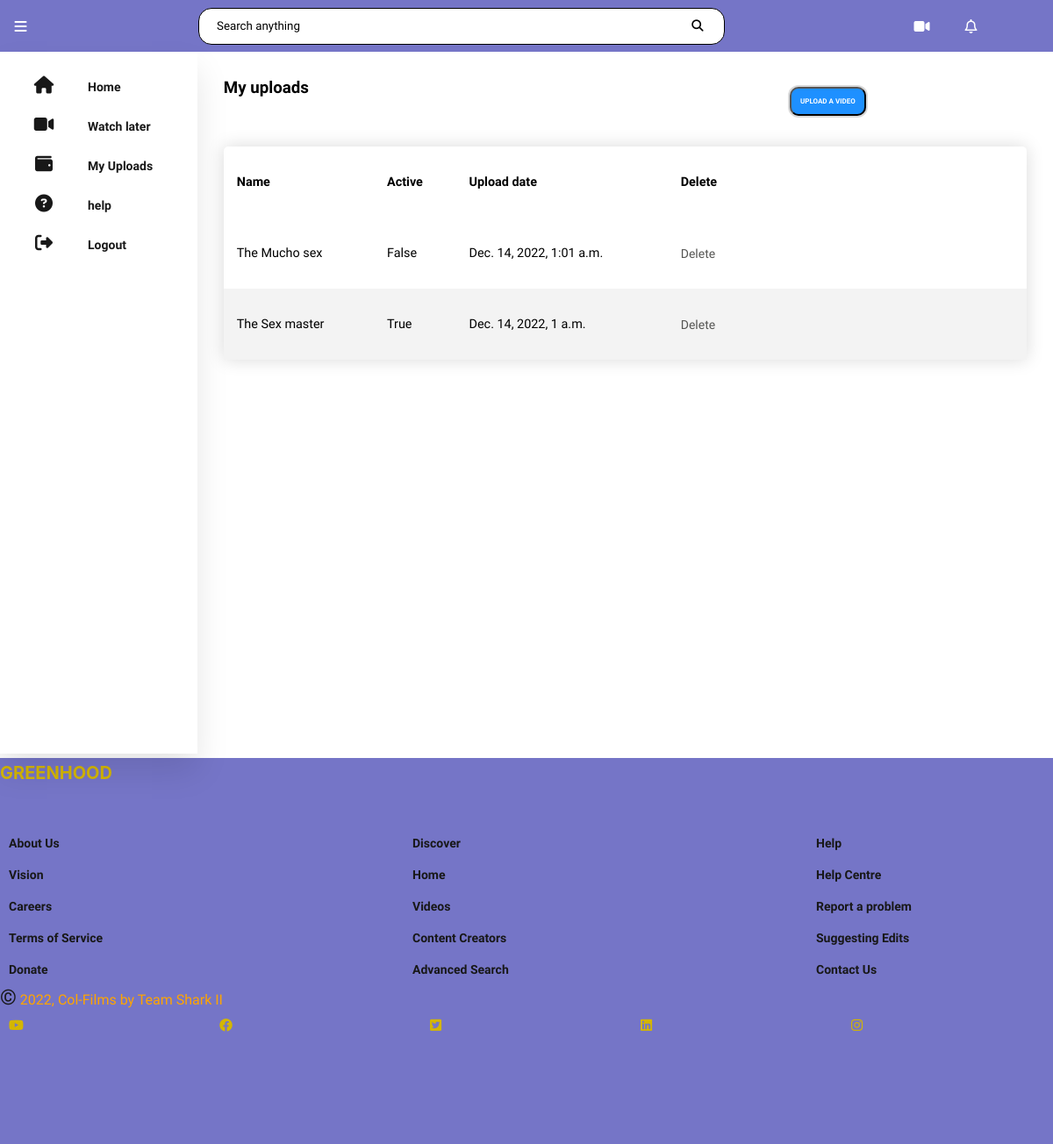
/myvideos (signed in), run on an earlier commit of the app's database.
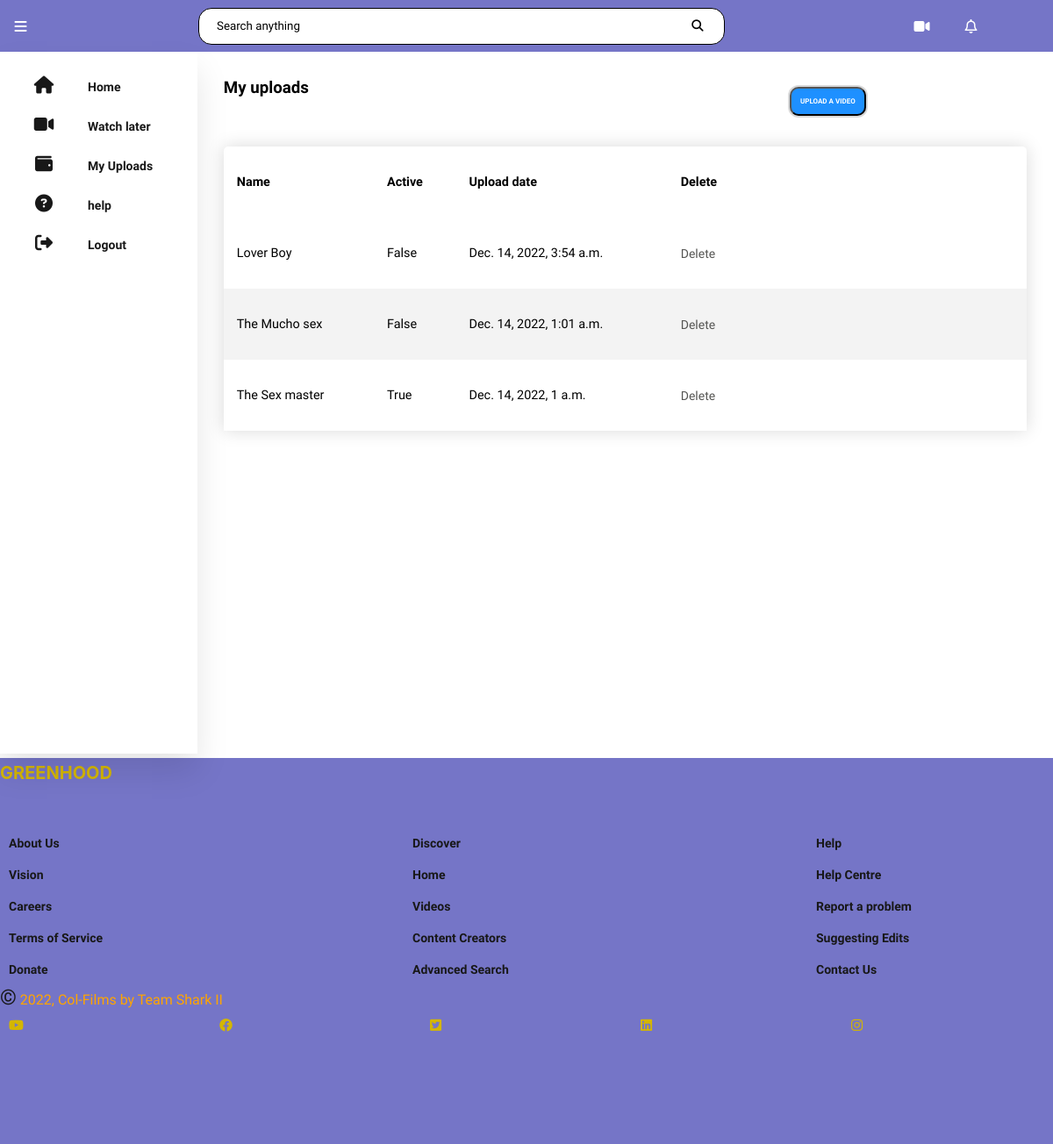
And on a later commit of the database.
### core/models.py (models this page shows, shortened)
class Reel(models.Model):
    uploader = models.ForeignKey(
        settings.AUTH_USER_MODEL, blank=True, verbose_name=_("uploaded by"),
        on_delete=models.CASCADE
    )
    title = models.CharField(
        _("video title"), max_length=255,
        help_text=_("Enter a title for your short video")
    )
    description = models.TextField(
        _("long description"),
        help_text=_("Enter a description for your short video")
    )
    category = models.ForeignKey(
        Category, on_delete=models.CASCADE,
verbose_name=_("video category"), null=True,
        help_text=_("choose a category for your short video")
    )
    cover_thumbnail = models.FileField(
        _("video cover"), upload_to="reels/cover", help_text=_("cover image"),
        null=True, blank=True, validators=[
            FileExtensionValidator(allowed_extensions=['jpg', 'jpeg', 'png'])
        ]
    )
    video = models.FileField(
        _("video file"), upload_to='reels', max_length=100,
        help_text=_("upload short video file less than 15 minutes"),
        validators=[FileExtensionValidator(allowed_extensions=[
            'MOV', 'avi', 'mp4', 'webm', 'mkv'
        ])]
    )
    published = models.BooleanField(
        _("published status"), default=False,
        help_text=_("Designates whether video has been published."),
    )
    date_posted = models.DateTimeField(
        _("date uploaded"), default=timezone.now,
        help_text="date video was uploaded"
    )
    class Meta:
        ordering = ['-date_posted', 'title']

### core/views.py (the view)
# urls.py: path('myvideos', views.Up.as_view(), name= 'myvideos'),
class Up(ListView):
    model = Reel
    template_name ='up.html'
    context_object_name = 'reels'
    def get_context_data(self,  **kwargs):
        context = super().get_context_data(**kwargs)
        context['myvid'] = Reel.objects.filter(uploader=self.request.user)
        return context

### core/templates/up.html (shortened to what this page needs)
<!DOCTYPE html>
<html lang="en">
<head>
    <link rel="stylesheet" href="https://cdnjs.cloudflare.com/ajax/libs/font-awesome/6.2.1/css/all.min.css"
 />
    <link rel="stylesheet" href="up.css">
</head>
<body>
    <div class="container">
        <nav>
            <i class="fa fa-bars menu" aria-hidden="true"></i>
            <div class="search-bar">
                <input type="text" placeholder="Search anything" name="Q" class="search-txt">
                <button type="submit"><i class="fa fa-search" aria-hidden="true"></i></button>
            </div>
            <div class="profile">
                <i class="fa fa-video-camera alarm" aria-hidden="true"></i>
                <i class="fa-regular fa-bell"></i>
            </div>
        </nav>
    </div>
    <div class="container">
        <section>
            <li><a href="{% url 'index' %}"><i class="fas fa-home"></i>
                <span class="nav-item">Home</span></i>
            </a>
        </li>
        <li><a href="_blank"><i class="fas fa fa-video-camera" aria-hidden="true"></i>
                <span class="nav-item">Watch later</span>
            </a>
        </li>
        <li><a href="{% url 'myvideos' %}"><i class="fas fa-wallet"></i>
                <span class="nav-item">My Uploads</span>
            </a>
        </li>
        <li><a href=""><i class="fas fa-question-circle"></i>
                <span class="nav-item">help</span>
            </a>
        </li>
        <li><a href="{% url 'logout' %}" class="logout"><i class="fas fa-sign-out-alt"></i>
                <span class="nav-item">Logout</span>
            </a>
        </li>
        </section>
        <div class="main">
            <div class="main-top">
                <h3>
                    My uploads
                </h3>
               <a href="{% url 'upload' %}"> <button class="btn"> Upload a video</button></a>
            </div>
            <table class="content-table">
                <thead>
                    <tr>
                        <th>Name</th>
                        <th>Active</th>
                        <th>Upload date</th>
                        <th>Delete</th>
                    </tr>
                </thead>
                <tbody>
                    {% for vid in myvid %}
                    <tr>
                        <td>{{vid.title}}</td>
                        <td>{{vid.published}}</td>
                        <td>{{vid.date_posted}}</td>
                        <td><a href='{% url "deleteupload" vid.pk %}'>Delete</a></td>
                    </tr>
                    {% endfor %}
                </tbody>
            </table>
        </div>
    </div>
</body>
 <footer>
    <div class="logo">GREENHOOD</div>
    <div class="column_container">
      <div class="column">
        <ul>
          <li><a href="">About Us</a></li>
          <li><a href="">Vision</a></li>
          <li><a href="">Careers</a></li>
          <li><a href="">Terms of Service</a></li>
          <li><a href="">Donate</a></li>
        </ul>
      </div>
      <div class="column">
        <ul>
          <li><a href="">Discover</a></li>
          <li><a href="">Home</a></li>
          <li><a href="">Videos</a></li>
          <li><a href="">Content Creators</a></li>
          <li><a href="">Advanced Search</a></li>
        </ul>
      </div>
      <div class="column">
        <ul>
          <li><a href="">Help</a></li>
          <li><a href="">Help Centre</a></li>
          <li><a href="">Report a problem</a></li>
          <li><a href="">Suggesting Edits</a></li>
          <li><a href="">Contact Us</a></li>
        </ul>
      </div>
    </div>
    <div class="copyright_and_brand_icons">
      <div class="copyright">
        <span>&copy</span> 2022, Col-Films by Team Shark II
      </div>
      <div class="brand_icons">
        <a href="#"><i class="fa-brands fa-youtube"></i></a>
        <a href="#"><i class="fa-brands fa-facebook"></i></a>
        <a href="#"><i class="fa-brands fa-square-twitter"></i></i></a>
        <a href="#"><i class="fa-brands fa-linkedin"></i></a>
        <a href="#"><i class="fa-brands fa-instagram"></i></i></a>
      </div>
    </div>
</footer>
</html>

What changed in the data, as far as the page shows it:
added Reel: title "Lover Boy", published "False", date_posted "Dec. 14, 2022, 3:54 a.m."
